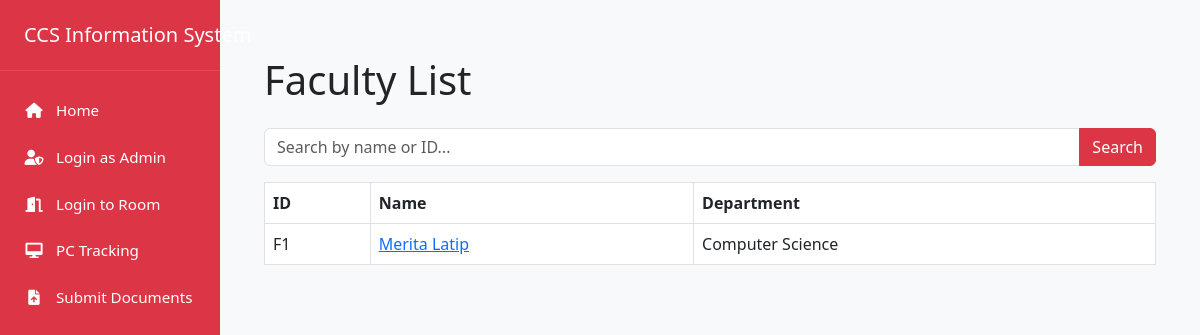
Screenshot of /faculty with the database file from the repository.
### app/models.py (models this page shows)
class Faculty(db.Model):
    id = db.Column(db.Integer, primary_key=True)
    faculty_id = db.Column(db.String(20), unique=True, nullable=False)
    name = db.Column(db.String(100), nullable=False)
    department = db.Column(db.String(50))
    schedules = db.relationship('Schedule', backref='faculty', lazy=True)

### app/routes.py (the view)
@app.route('/faculty', methods=['GET'])
def faculty_list():
    search = request.args.get('search', '')
    if search:
        faculty = Faculty.query.filter(Faculty.name.contains(search) |
                                    Faculty.faculty_id.contains(search)).all()
    else:
        faculty = Faculty.query.all()
    return render_template('faculty_list.html', faculty=faculty)

### templates/faculty_list.html
{% extends "base.html" %}
{% block content %}
<h1 class="mb-4">Faculty List</h1>
<form class="search-form" method="GET">
    <div class="input-group mb-3">
        <input type="text" class="form-control" name="search" placeholder="Search by name or ID..." value="{{ request.args.get('search', '') }}">
        <button class="btn btn-danger" type="submit">Search</button>
    </div>
</form>
<div class="table-responsive">
    <table class="table table-bordered">
        <thead>
            <tr>
                <th>ID</th>
                <th>Name</th>
                <th>Department</th>
            </tr>
        </thead>
        <tbody>
            {% for member in faculty %}
            <tr>
                <td>{{ member.faculty_id }}</td>
                <td><a href="{{ url_for('faculty_profile', faculty_id=member.id) }}">{{ member.name }}</a></td>
                <td>{{ member.department }}</td>
            </tr>
            {% endfor %}
        </tbody>
    </table>
</div>
{% endblock %}

### rows the page displays
Faculty: faculty_id "F1", name "Merita Latip", department "Computer Science"
